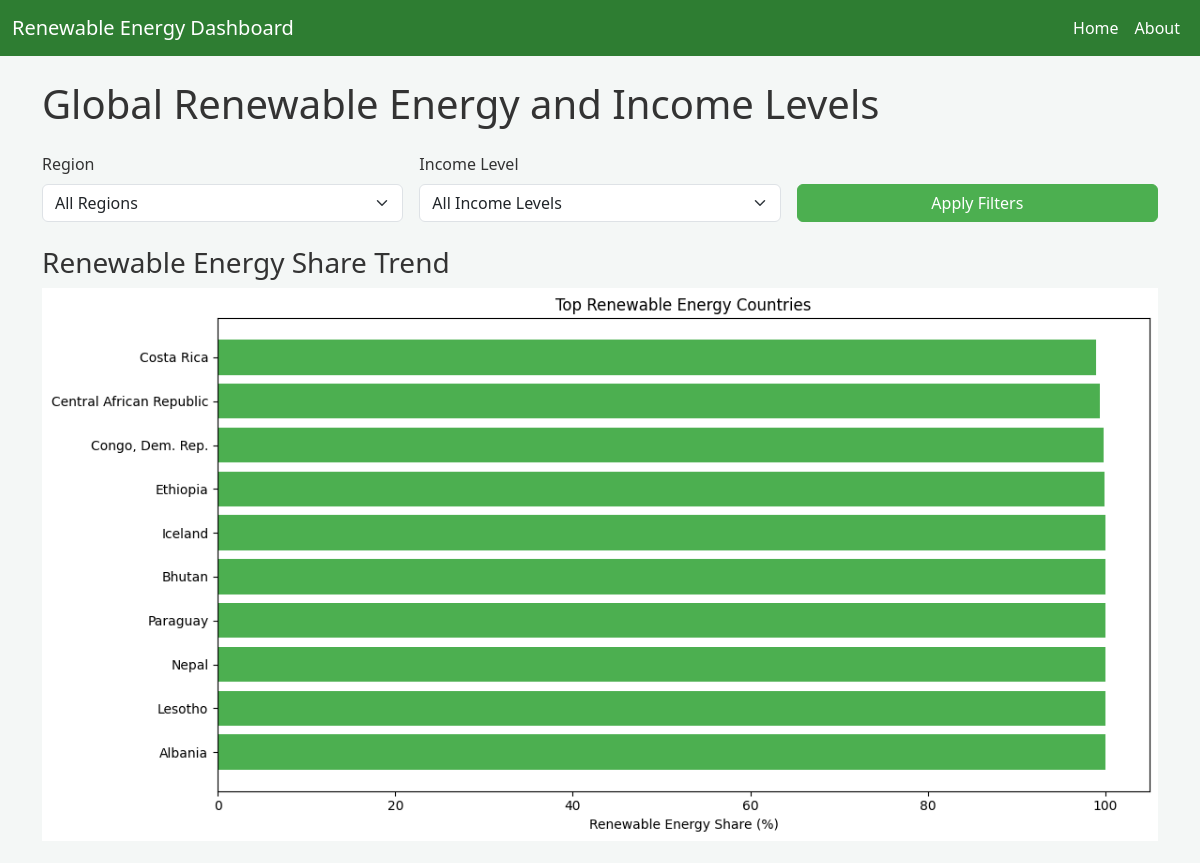
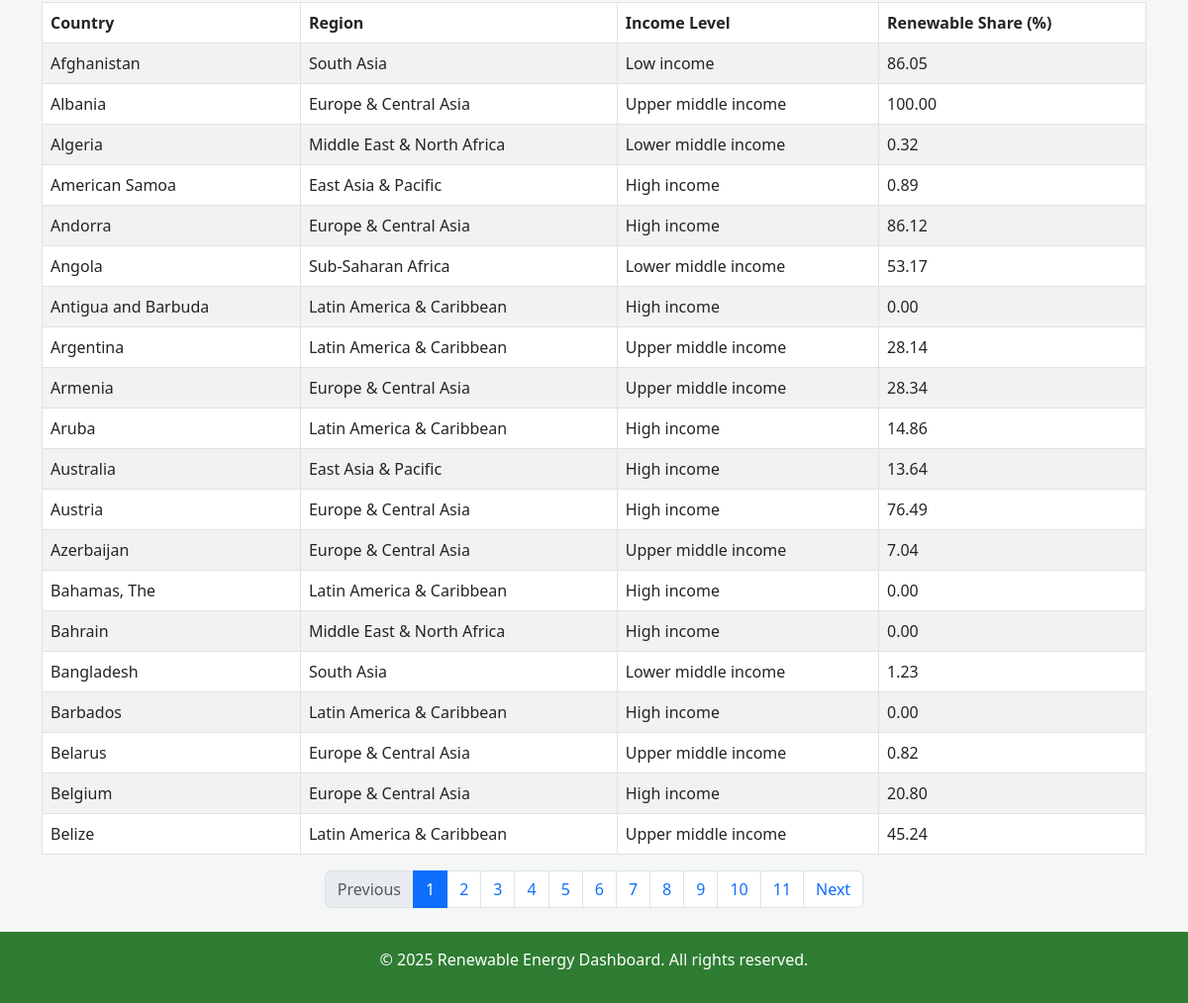
The page / on the database its author committed (2 pictures, top to bottom).
### energy/models.py (models this page shows, shortened)
class Country(models.Model):
    name = models.CharField(max_length=100, unique=True)
    code = models.CharField(max_length=4, unique=True, null=True, blank=True)
    type = models.CharField(max_length=10, default='Unknown')
    region = models.CharField(max_length=50, default='Unknown')
    income_group = models.CharField(max_length=30, default='Unknown')
    renewable_share = models.FloatField()

### energy/views.py (the view)
# urls.py: path('', views.index, name='index'),
def index(request):
    selected_region = request.GET.get('region')
    selected_income = request.GET.get('income_group')
    countries = Country.objects.all().order_by('name')
    if selected_region and selected_region != 'Unknown':
        countries = countries.filter(region=selected_region)
    if selected_income and selected_income != 'Unknown':
        countries = countries.filter(income_group=selected_income)
    paginator = Paginator(countries, 20)
    page_number = request.GET.get('page')
    page_obj = paginator.get_page(page_number)
    regions = Country.objects.exclude(region='Unknown').values_list(
        'region', flat=True).distinct().order_by('region')
    income_levels = Country.objects.exclude(income_group='Unknown').values_list(
        'income_group', flat=True).distinct().order_by('income_group')
    graphic = None
    if countries.exists():
        plt.figure(figsize=(12, 6))
        top_countries = countries.order_by('-renewable_share')[:10]
        country_names = [c.name for c in top_countries]
        renewable_shares = [c.renewable_share for c in top_countries]
        plt.barh(country_names, renewable_shares, color='#4CAF50')
        plt.xlabel('Renewable Energy Share (%)')
        plt.title('Top Renewable Energy Countries')
        plt.tight_layout()
        buffer = BytesIO()
        plt.savefig(buffer, format='png', bbox_inches='tight')
        graphic = base64.b64encode(buffer.getvalue()).decode('utf-8')
        plt.close()
    context = {
        'countries': page_obj.object_list,
        'regions': regions,
        'income_levels': income_levels,
        'graphic': graphic,
        'page_obj': page_obj,
        'is_paginated': page_obj.has_other_pages(),
        'current_region': selected_region,
        'current_income': selected_income,
    }
    return render(request, 'index.html', context)

### templates/energy/index.html (shortened to what this page needs)
{% extends 'base.html' %}
{% block content %}
<h1 class="mb-4">Global Renewable Energy and Income Levels</h1>
<form method="GET" class="mb-4">
    <div class="row g-3">
        <div class="col-md-4">
            <label for="region" class="form-label">Region</label>
            <select name="region" id="region" class="form-select">
                <option value="">All Regions</option>
            </select>
        </div>
        <div class="col-md-4">
            <label for="income_group" class="form-label">Income Level</label>
            <select name="income_group" id="income_group" class="form-select">
                <option value="">All Income Levels</option>
            </select>
        </div>
        <div class="col-md-4 d-flex align-items-end">
            <button type="submit" class="btn btn-primary w-100">Apply Filters</button>
        </div>
    </div>
</form>
{% if graphic %}
    <div class="mb-4">
        <h3>Renewable Energy Share Trend</h3>
        <img alt="Renewable Energy Trend" class="img-fluid" style="max-width: 100%;">
    </div>
{% endif %}
<div class="table-responsive">
    <table class="table table-striped table-bordered">
        <thead>
            <tr>
                <th>Country</th>
                <th>Region</th>
                <th>Income Level</th>
                <th>Renewable Share (%)</th>
            </tr>
        </thead>
        <tbody>
            {% for country in countries %}
                <tr>
                    <td>{{ country.name }}</td>
                    <td>{{ country.region }}</td>
                    <td>{{ country.income_group }}</td>
                    <td>{{ country.renewable_share|floatformat:2 }}</td>
                </tr>
            {% empty %}
                <tr>
                    <td colspan="4" class="text-center">No data available</td>
                </tr>
            {% endfor %}
        </tbody>
    </table>
</div>
{% if is_paginated %}
    <nav aria-label="Page navigation">
        <ul class="pagination justify-content-center">
            {% if page_obj.has_previous %}
                <li class="page-item">
                    <a class="page-link" href="?page={{ page_obj.previous_page_number }}{% if current_region %}&region={{ current_region }}{% endif %}{% if current_income %}&income_group={{ current_income }}{% endif %}">Previous</a>
                </li>
            {% else %}
                <li class="page-item disabled">
                    <span class="page-link">Previous</span>
                </li>
            {% endif %}
            {% for num in page_obj.paginator.page_range %}
                <li class="page-item {% if page_obj.number == num %}active{% endif %}">
                    <a class="page-link" href="?page={{ num }}{% if current_region %}&region={{ current_region }}{% endif %}{% if current_income %}&income_group={{ current_income }}{% endif %}">{{ num }}</a>
                </li>
            {% endfor %}
            {% if page_obj.has_next %}
                <li class="page-item">
                    <a class="page-link" href="?page={{ page_obj.next_page_number }}{% if current_region %}&region={{ current_region }}{% endif %}{% if current_income %}&income_group={{ current_income }}{% endif %}">Next</a>
                </li>
            {% else %}
                <li class="page-item disabled">
                    <span class="page-link">Next</span>
                </li>
            {% endif %}
        </ul>
    </nav>
{% endif %}
{% endblock %}

### templates/energy/base.html (shortened to what this page needs)
<!DOCTYPE html>
<html lang="en">
<head>
    <link href="https://cdn.jsdelivr.net/npm/bootstrap@5.3.0/dist/css/bootstrap.min.css" rel="stylesheet">
</head>
<body>
    <nav class="navbar navbar-expand-lg">
        <div class="container-fluid">
            <a class="navbar-brand" href="{% url 'index' %}">Renewable Energy Dashboard</a>
            <div class="collapse navbar-collapse" id="navbarNav">
                <ul class="navbar-nav ms-auto">
                    <li class="nav-item">
                        <a class="nav-link" href="{% url 'index' %}">Home</a>
                    </li>
                    <li class="nav-item">
                        <a class="nav-link" href="#">About</a>
                    </li>
                </ul>
            </div>
        </div>
    </nav>
    <div class="container mt-4 mb-4">
        {% block content %}
        {% endblock %}
    </div>
    <footer class="footer">
        <p>© 2025 Renewable Energy Dashboard. All rights reserved.</p>
    </footer>
</body>
</html>

### templates/energy/base.html (style rules this page uses)
body { background-color: #f4f7f6; color: #333; }
.navbar-brand, .nav-link { color: #ffffff !important; }
.navbar { background-color: #2e7d32; }
.footer { background-color: #2e7d32; color: white; padding: 1rem 0; text-align: center; position: relative; bottom: 0; width: 100%; }
.table thead { background-color: #4caf50; color: white; }
.btn-primary { background-color: #4caf50; border-color: #4caf50; }

### rows shown on the page
Country: name "Afghanistan", region "South Asia", income_group "Low income", renewable_share "86.05"
Country: name "Albania", region "Europe & Central Asia", income_group "Upper middle income", renewable_share "100.00"
Country: name "Algeria", region "Middle East & North Africa", income_group "Lower middle income", renewable_share "0.32"
Country: name "American Samoa", region "East Asia & Pacific", income_group "High income", renewable_share "0.89"
Country: name "Andorra", region "Europe & Central Asia", income_group "High income", renewable_share "86.12"
Country: name "Angola", region "Sub-Saharan Africa", income_group "Lower middle income", renewable_share "53.17"
Country: name "Antigua and Barbuda", region "Latin America & Caribbean", income_group "High income", renewable_share "0.00"
Country: name "Argentina", region "Latin America & Caribbean", income_group "Upper middle income", renewable_share "28.14"
Country: name "Armenia", region "Europe & Central Asia", income_group "Upper middle income", renewable_share "28.34"
Country: name "Aruba", region "Latin America & Caribbean", income_group "High income", renewable_share "14.86"
Country: name "Australia", region "East Asia & Pacific", income_group "High income", renewable_share "13.64"
Country: name "Austria", region "Europe & Central Asia", income_group "High income", renewable_share "76.49"
Country: name "Azerbaijan", region "Europe & Central Asia", income_group "Upper middle income", renewable_share "7.04"
Country: name "Bahamas, The", region "Latin America & Caribbean", income_group "High income", renewable_share "0.00"
Country: name "Bahrain", region "Middle East & North Africa", income_group "High income", renewable_share "0.00"
Country: name "Bangladesh", region "South Asia", income_group "Lower middle income", renewable_share "1.23"
Country: name "Barbados", region "Latin America & Caribbean", income_group "High income", renewable_share "0.00"
Country: name "Belarus", region "Europe & Central Asia", income_group "Upper middle income", renewable_share "0.82"
Country: name "Belgium", region "Europe & Central Asia", income_group "High income", renewable_share "20.80"
Country: name "Belize", region "Latin America & Caribbean", income_group "Upper middle income", renewable_share "45.24"

### other values the page prints
{{ num }} "1" "2" "3" "4" "5" "6" "7" "8" "9" "10" "11"
